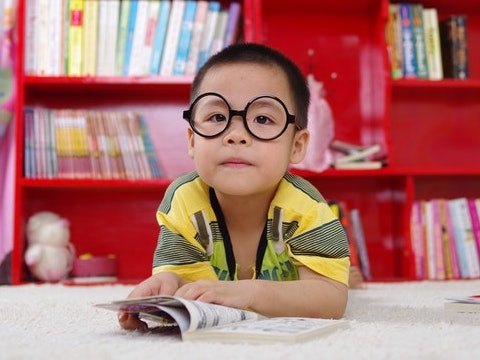
#> input picture Fundamentals of Computer Vision & Image Processing in Python/week1_python/data/images/boy.jpg, 480 x 360 px
$ jupyter execute 17_Creating_image_mask.ipynb   (shell and % lines are left out)
#> lines starting #> are read from the running program, lines starting #| are printed output that depends on the picture; after the words box and inside, x2 and y2 are one past the last pixel; in counts of white or black regions, pixels touching at a corner belong together
# <font style="color:rgb(50,120,229)">Creating an Image Mask </font>
Masking is a very important step in many image processing and computer vision algorithms. The goal is to segment out the area of interest and apply your algorithm to a specific part of the image. You can perform all operations on this segmented part of the image and put it back on the original image.

## <font style="color:rgb(50,120,229)">Create a mask using coordinates</font>

[cell 1]
# Import libraries
import cv2
import numpy as np
from dataPath import DATA_PATH
import matplotlib.pyplot as plt

[cell 2]
import matplotlib
matplotlib.rcParams['figure.figsize'] = (6.0, 6.0)
matplotlib.rcParams['image.cmap'] = 'gray'

[cell 3]
# Read image
image = cv2.imread(DATA_PATH+"images/boy.jpg")
#> image is the input picture: shape (360, 480, 3); mean B, G, R 111.8, 115.3, 174.3

[cell 4]
# Let's see what image we are dealing with
plt.imshow(image[:,:,::-1])

[cell 5]
# Create an empty image of same size as the original
mask1 = np.zeros_like(image)
plt.imshow(mask1)

[cell 6]
mask1[50:200,170:320] = 255
plt.figure(figsize=[15,15])
plt.subplot(121);plt.imshow(image[:,:,::-1]);plt.title("Original Image")
plt.subplot(122);plt.imshow(mask1[:,:,::-1]);plt.title("Mask")
print(mask1.dtype)
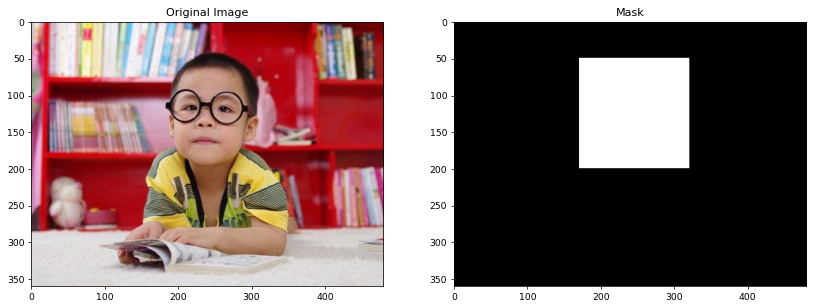
#> figure drawn by matplotlib, 2 panels

This is the mask for the face region of the input image

## <font style="color:rgb(50,120,229)">Create a mask using pixel intensity or color</font>
Another way of creating masks is by using some logic. One example is using a simple color information. For example, Let us try to find out the pixels which are approximately red in color.

If we want to focus on `red pixels`, the simplest logic that does the trick is:
```
* The red channel should have high intensity ( keep the range of pixel values from 100 to 255 )
* The other 2 channels should have low intensity ( keep the range of pixel values in Blue and Green channels between 0 to 100)
```
There is a nice OpenCV function which can do exactly this. We will use the opencv function [**`inRange`**](https://docs.opencv.org/4.1.0/d2/de8/group__core__array.html#ga48af0ab51e36436c5d04340e036ce981)

#### <font style="color:rgb(8,133,37)">Function Syntax</font>
It finds the pixels which lie in between the specified range. It produces a binary output image in which the white pixels corresspond to those pixels in the input image which fall in the specified range. The pixel values which fall outside the specified range are black `(0)`
```Python:
dst	=	cv2.inRange(	src, lowerb, upperb[, dst]	)
```

**Parameters**
- **`src`** - first input array.
- **`lowerb`** - inclusive lower boundary array or a scalar.
- **`upperb`** - inclusive upper boundary array or a scalar.
- **`dst`** - output array of the same size as src and CV_8U type.

It produces a binary image ( pixels are either black or white ).

[cell 7]
mask2 = cv2.inRange(image, (0,0,150), (100,100,255))
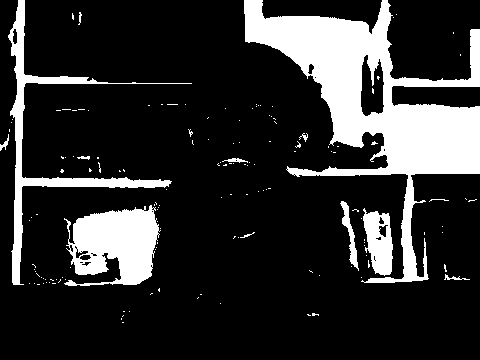
#> mask2: shape (360, 480); 18.5% white; 148 white regions (135 under 20 px), largest, box (x1, y1, x2, y2) and area: (244, 0, 480, 283) 20070, (64, 205, 161, 286) 5232, (8, 0, 192, 285) 4274
plt.figure(figsize=[15,15])
plt.subplot(121);plt.imshow(image[...,::-1]);plt.title("Original Image")
plt.subplot(122);plt.imshow(mask2);plt.title("Masked Image")
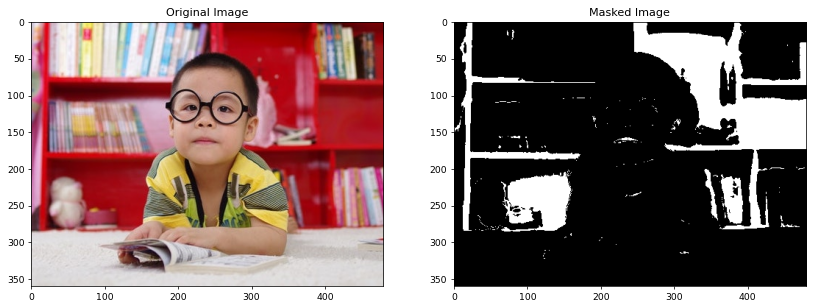
#> figure drawn by matplotlib, 2 panels
